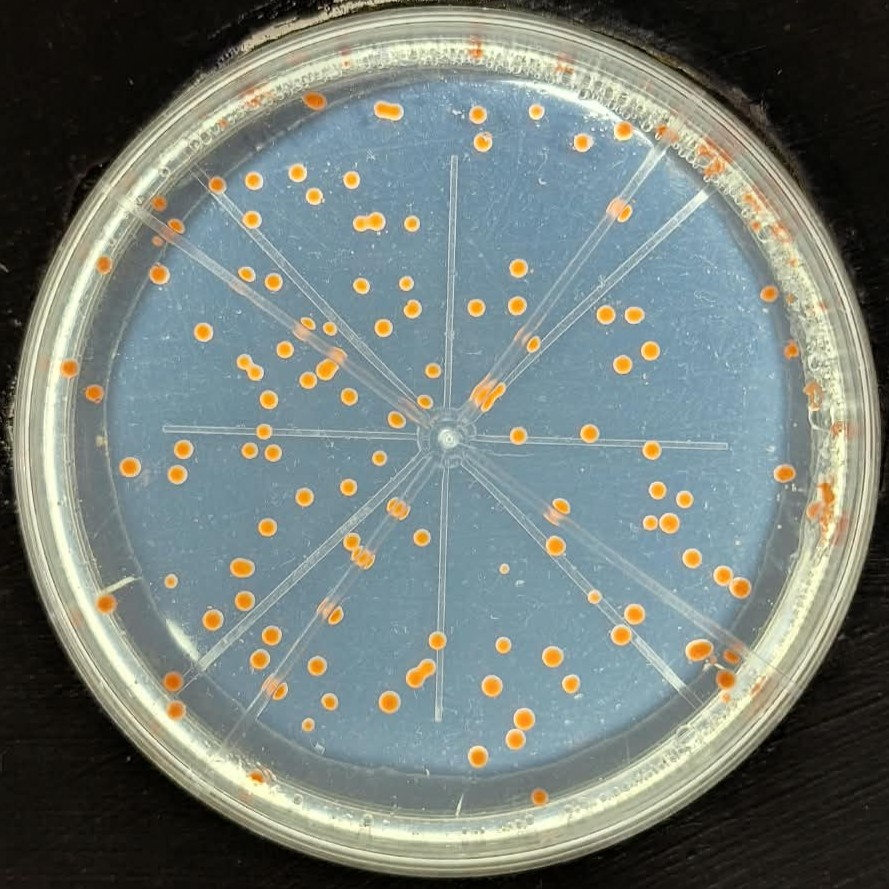
#> input picture a.jpg, 889 x 889 px
$ python -i preprocess_imagen.py   (imports and definitions only)
#> lines starting #> are read from the running program, lines starting #| are printed output that depends on the picture; after the words box and inside, x2 and y2 are one past the last pixel; in counts of white or black regions, pixels touching at a corner belong together
import cv2
import numpy as np

def preprocesar_placa(ruta_img, invertir=True):
#> called with ruta_img = 'a.jpg', invertir = True
    img = cv2.imread(ruta_img)
#> img is the input picture: shape (889, 889, 3); mean B, G, R 120.3, 125.6, 116.2
    gray = cv2.cvtColor(img, cv2.COLOR_BGR2GRAY)
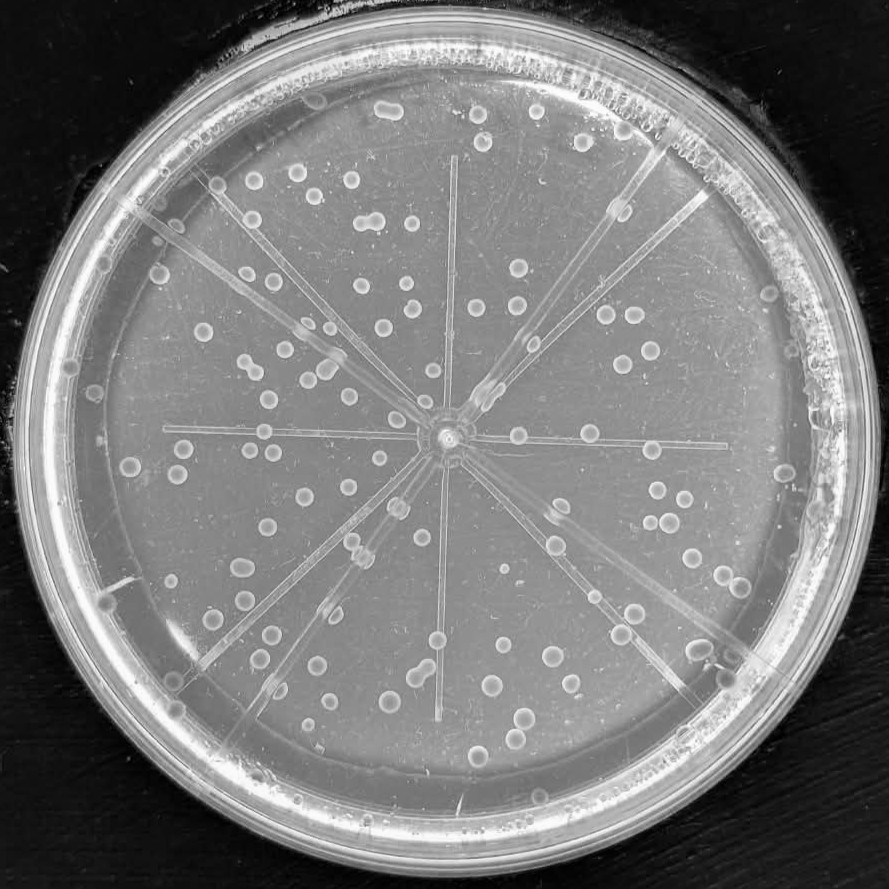
#> gray: shape (889, 889); min 0, max 254, mean 122.2

    # Redimensionar temporalmente para detectar el círculo rápido y estable
    h, w = gray.shape
#> h = 889; w = 889
    scale = 800.0 / max(h, w)
#> scale = 0.9
    small = cv2.resize(gray, (int(w * scale), int(h * scale)))
    small_blur = cv2.GaussianBlur(small, (9, 9), 2)

    circles = cv2.HoughCircles(
        small_blur,
        cv2.HOUGH_GRADIENT,
        dp=1.2,
        minDist=small.shape[0] // 2,
        param1=50,
        param2=30,
        minRadius=int(min(small.shape) * 0.25),
        maxRadius=int(min(small.shape) * 0.5)
    )
#> circles = [[400.2, 396.6, 360.9], [783, 249, 382.2], [257.4, 3, 387.4], [546.6, 769.8, 337.3], [10.2, 503.4, 314.8]]

    if circles is not None:
        cx, cy, r = (circles[0][0] / scale).astype(int)
#> cx = 444; cy = 440; r = 401
        # Crear máscara circular para borrar la mesa y esquinas
        mask = np.zeros_like(gray)
        cv2.circle(mask, (cx, cy), int(r * 0.96), 255, -1)
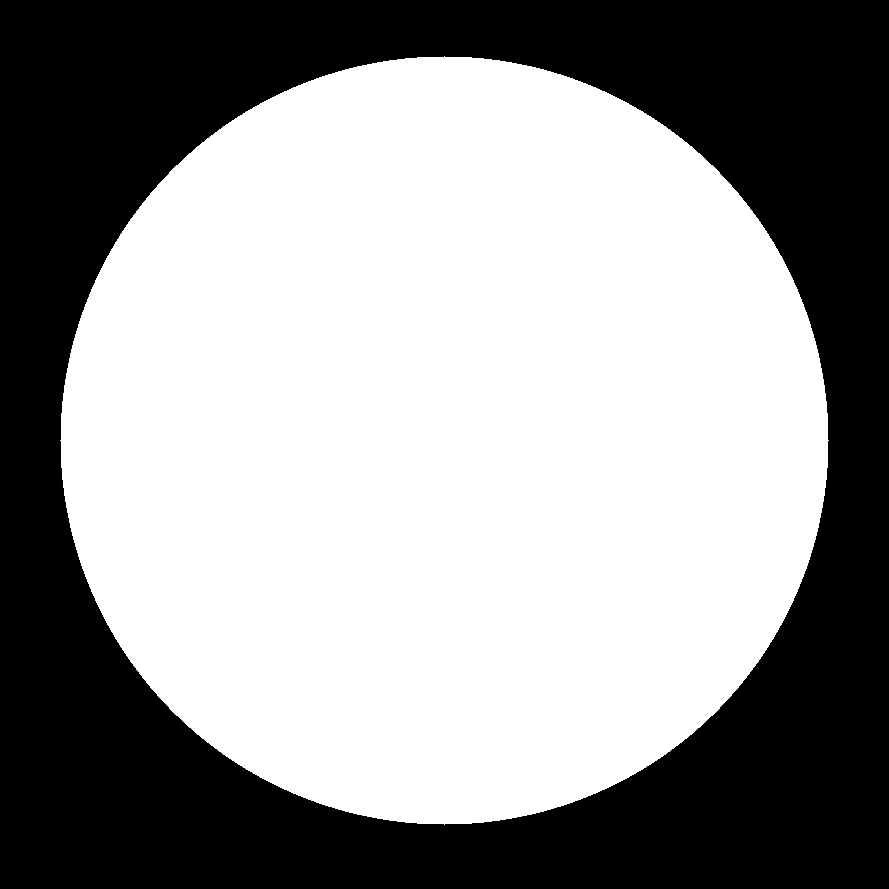
#> mask: shape (889, 889); 58.6% white; 1 black region, box (x1, y1, x2, y2) and area: (0, 0, 889, 889) 327132

        # Recortar bounding box de la placa
        x1, y1 = max(0, cx - r), max(0, cy - r)
#> x1 = 43; y1 = 39
        x2, y2 = min(w, cx + r), min(h, cy + r)
#> x2 = 845; y2 = 841
        crop = cv2.bitwise_and(gray, gray, mask=mask)[y1:y2, x1:x2]
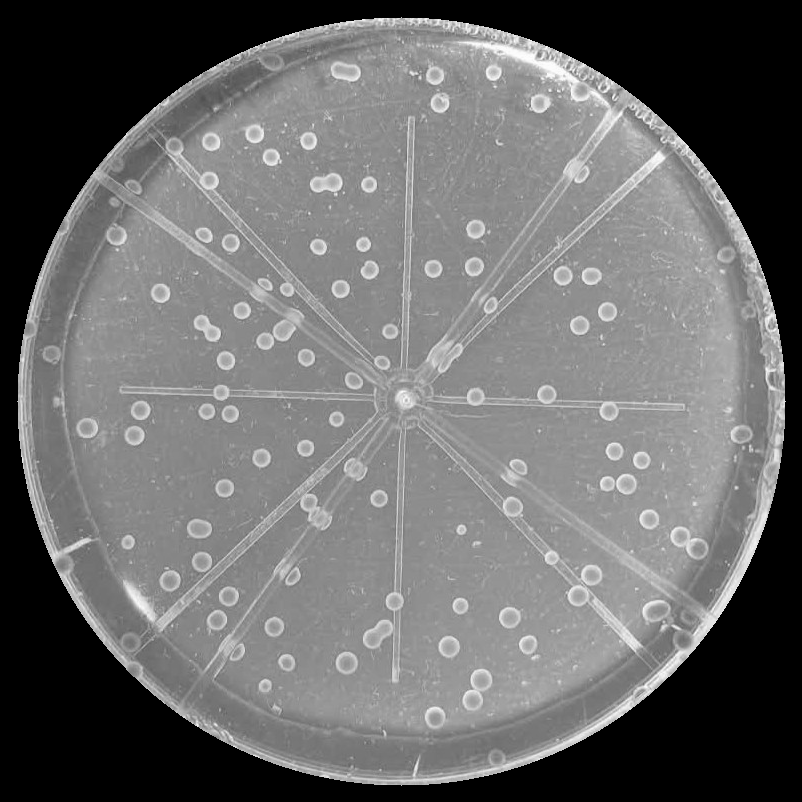
#> crop: shape (802, 802); min 0, max 254, mean 107
    else:
        crop = gray

    # Invertir luminancia: colonias oscuras -> puntos blancos sobre fondo oscuro
    if invertir:
        crop = cv2.bitwise_not(crop)
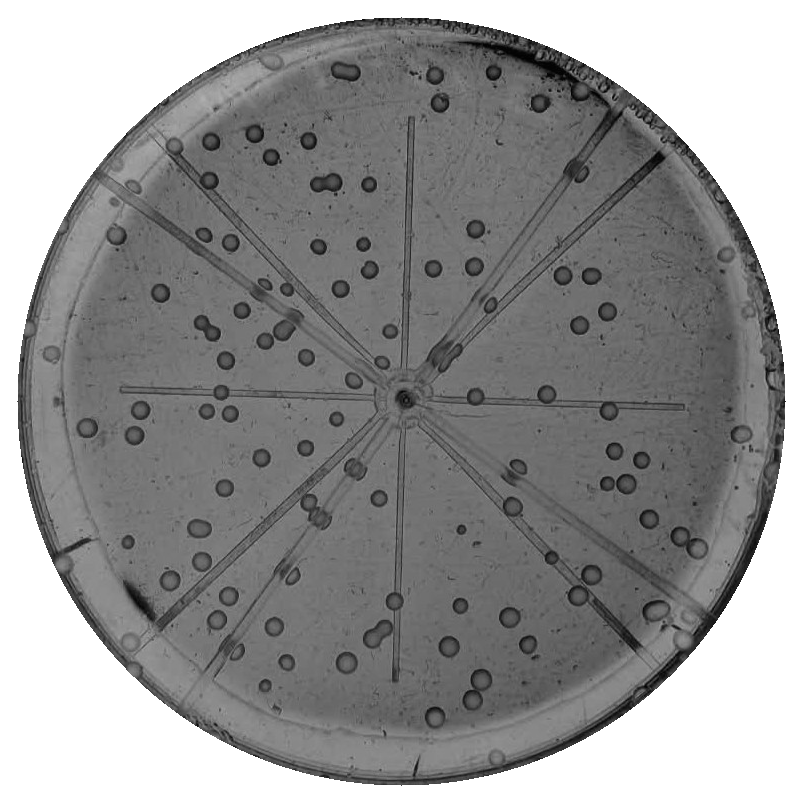
#> crop: shape (802, 802); min 1, max 255, mean 148

    # Mejorar contraste local (CLAHE) y volver a 3 canales para YOLO
    clahe = cv2.createCLAHE(clipLimit=2.0, tileGridSize=(8, 8))
    crop = clahe.apply(crop)
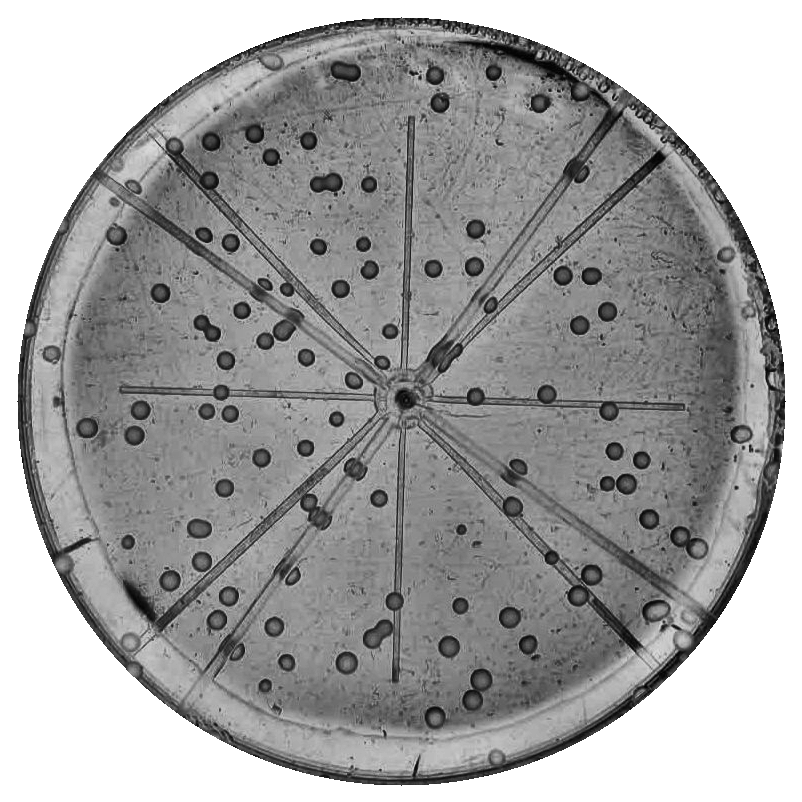
#> crop: shape (802, 802); min 1, max 255, mean 162.1
    return cv2.cvtColor(crop, cv2.COLOR_GRAY2BGR)

>>> result = preprocesar_placa('a.jpg')

$ run again, on a2.jpg
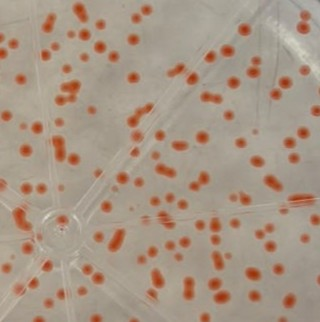
#> input picture a2.jpg, 320 x 322 px
#> in preprocesar_placa, img is the input picture: shape (322, 320, 3); mean B, G, R 132.6, 149.3, 167.6
#> in preprocesar_placa, `gray = cv2.cvtColor(img, cv2.COLOR_BGR2GRAY)`:
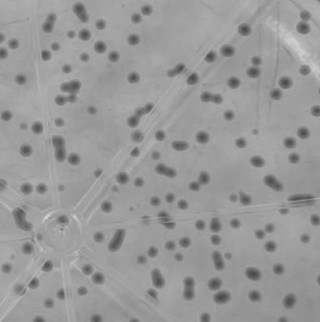
#> gray: shape (322, 320); min 74, max 216, mean 152.9
#> circles = None
#> in preprocesar_placa, `crop = clahe.apply(crop)`:
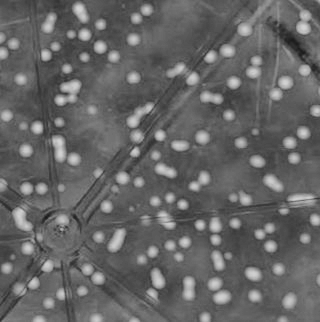
#> crop: shape (322, 320); min 26, max 212, mean 101.3

$ run again, on a3.jpg
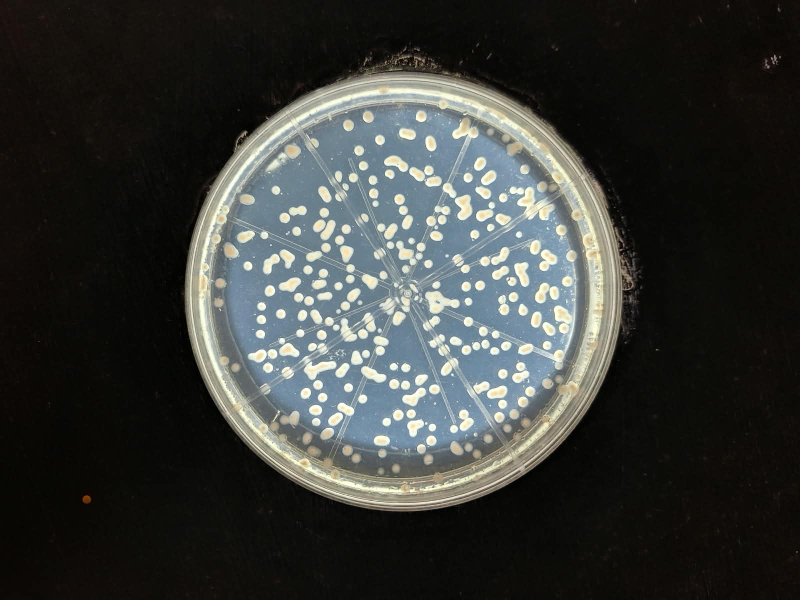
#> input picture a3.jpg, 1600 x 1200 px (shown at 1/2 size)
#> in preprocesar_placa, img is the input picture: shape (1200, 1600, 3); mean B, G, R 55.7, 58.5, 56
#> circles = [[402.6, 291, 204.1]]
#> cx = 805; cy = 582; r = 408
#> in preprocesar_placa, `cv2.circle(mask, (cx, cy), int(r * 0.96), 255, -1)`:
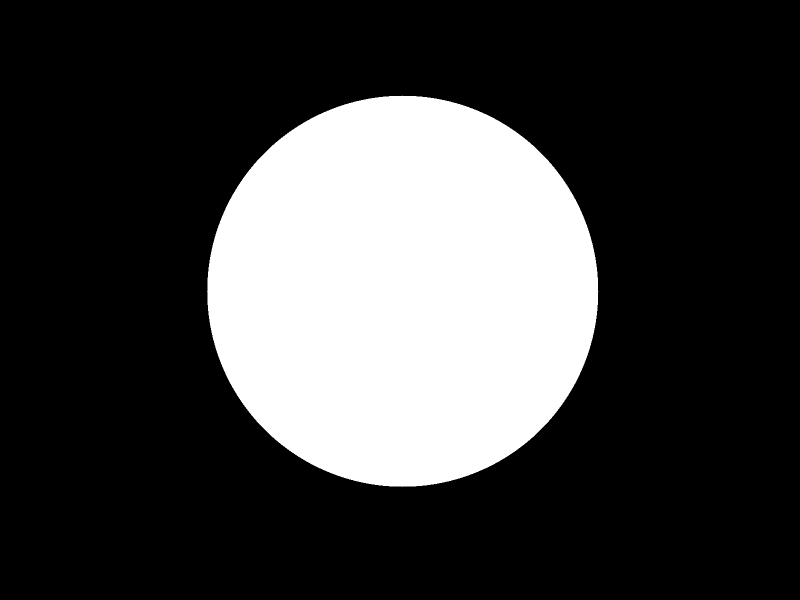
#> mask: shape (1200, 1600) (shown at 1/2 size); 25% white; 1 white region, box (x1, y1, x2, y2) and area: (414, 191, 1197, 974) 480229
#> x1 = 397; y1 = 174
#> x2 = 1213; y2 = 990
#> in preprocesar_placa, `crop = clahe.apply(crop)`:
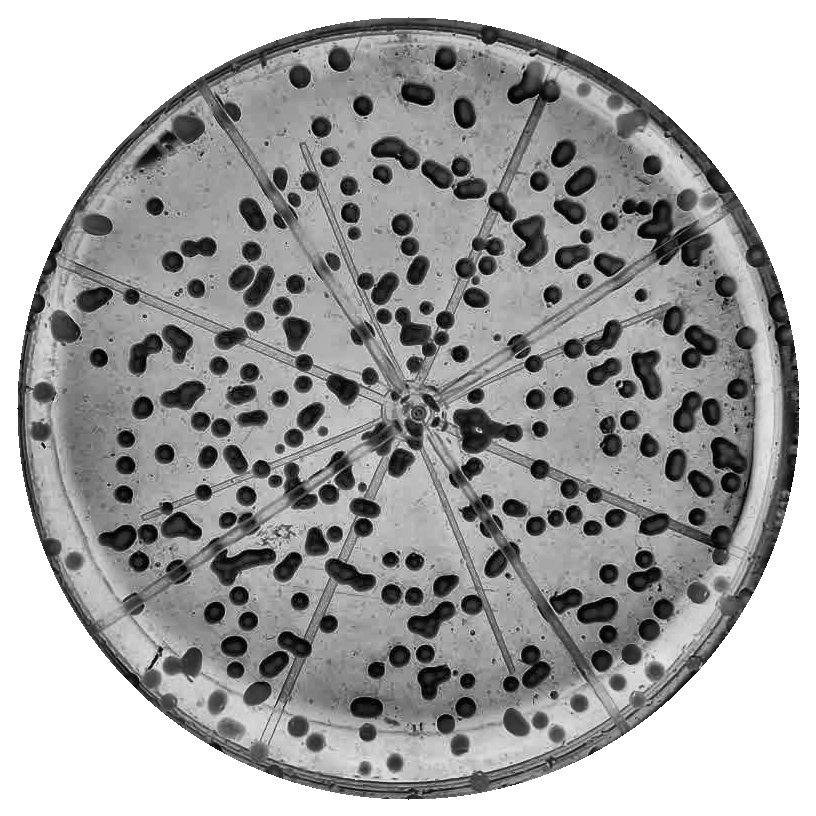
#> crop: shape (816, 816); min 1, max 255, mean 164.4

$ run again, on a4.jpg
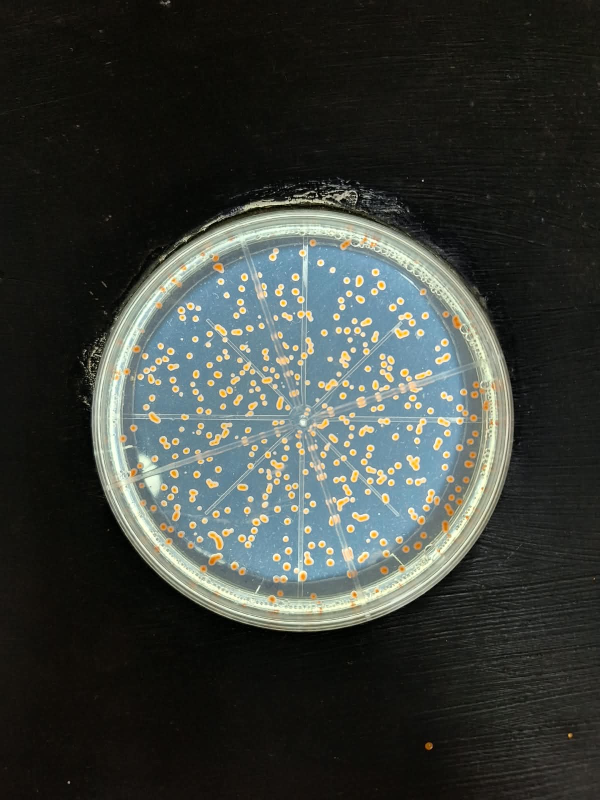
#> input picture a4.jpg, 1200 x 1600 px (shown at 1/2 size)
#> in preprocesar_placa, img is the input picture: shape (1600, 1200, 3); mean B, G, R 58.3, 62.8, 58.1
#> circles = [[301.8, 418.2, 194.4]]
#> cx = 603; cy = 836; r = 388
#> in preprocesar_placa, `cv2.circle(mask, (cx, cy), int(r * 0.96), 255, -1)`:
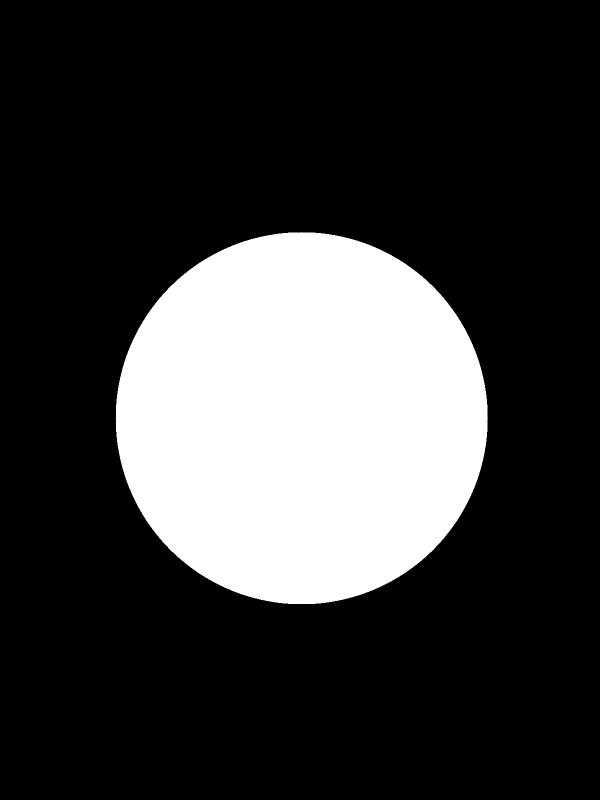
#> mask: shape (1600, 1200) (shown at 1/2 size); 22.6% white; 1 white region, box (x1, y1, x2, y2) and area: (231, 464, 976, 1209) 434685
#> x1 = 215; y1 = 448
#> x2 = 991; y2 = 1224
#> in preprocesar_placa, `crop = clahe.apply(crop)`:
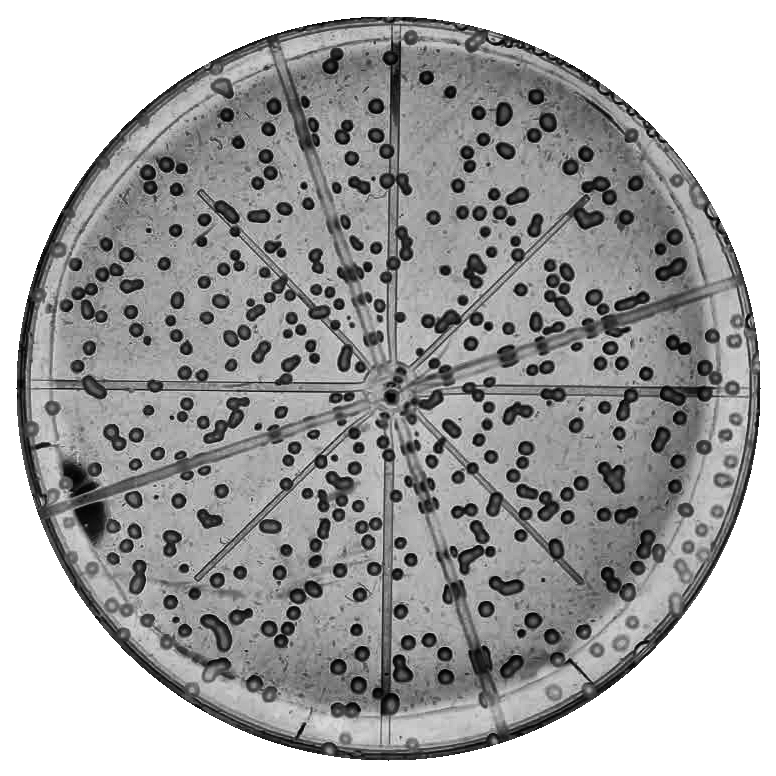
#> crop: shape (776, 776); min 1, max 255, mean 165.2
